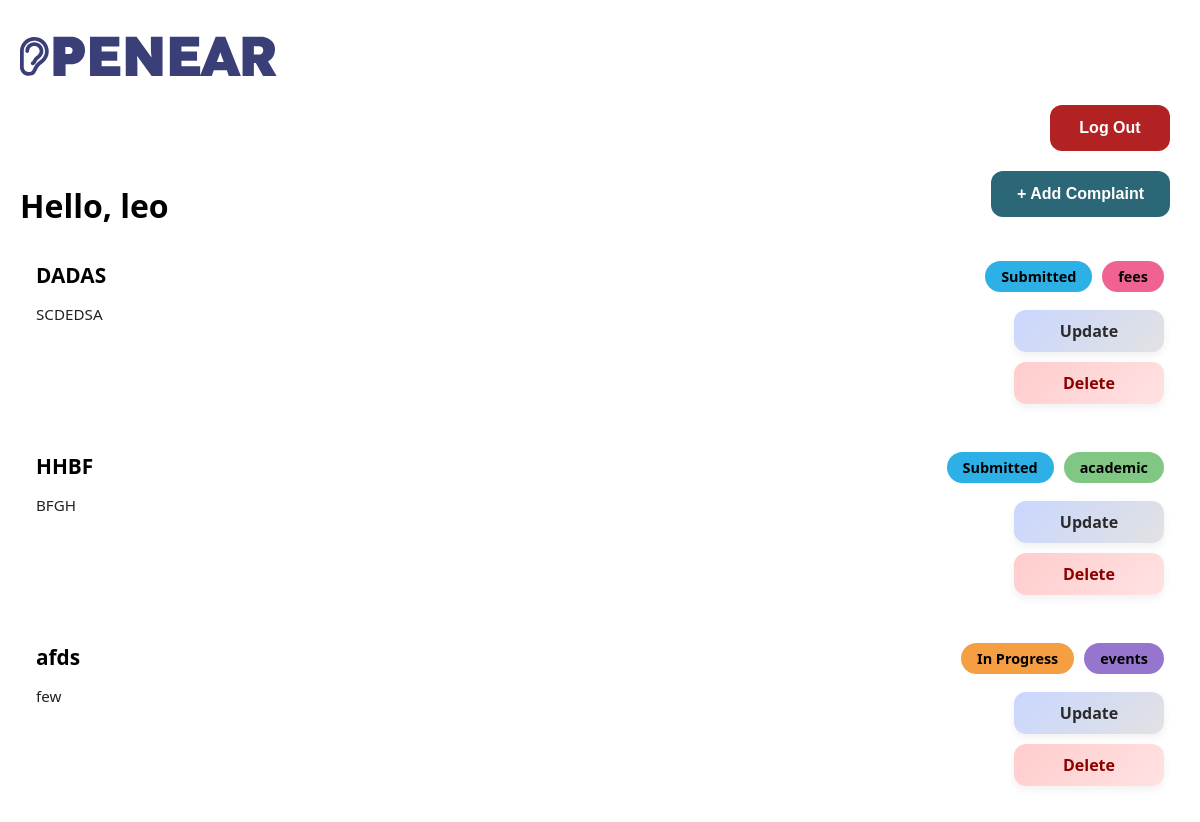
Screenshot of /home (signed in) with the database file from the repository.
### main.py (models this page shows)
class Users(UserMixin, db.Model):
    __tablename__ = 'users'
    id = db.Column(db.Integer, primary_key = True)
    username = db.Column(db.String(200), unique=True, nullable = False)
    password = db.Column(db.String(200), nullable = False)
    email = db.Column(db.String(80), unique=True, nullable = False)
    roles = db.relationship('Role', secondary = roles_users, backref = 'users')

class Complaint(db.Model):
    __tablename__ = 'complaint'
    complaint_id = db.Column(db.Integer, primary_key = True)
    complaint_headline = db.Column(db.String(120), nullable = False)
    complaint_text = db.Column(db.String(500), nullable = False)
    complaint_type = db.Column(db.String(50), nullable = False)
    complaint_status = db.Column(db.String(50), nullable = False, default = 'Submitted')
    user_id = db.Column(db.Integer, db.ForeignKey('users.id'), nullable = False)
    user = db.relationship("Users", backref = "complaints")

### main.py (the view)
@app.route('/home')
@login_required
def home():  # Home page
    role_names = [role.name for role in current_user.roles]
    if 'Teacher' in role_names:
        comp = Complaint.query.all()
    else:     # For Student or Parent, only show their own complaints
        comp = Complaint.query.filter_by(user_id=current_user.id).all()
    return render_template('home.html', complaints=comp, role_names=role_names)

### main.py (called while the page is built)
@login_manager.user_loader
def load_user(user_id):
    return Users.query.get(int(user_id))

### templates/home.html (shortened to what this page needs)
<!DOCTYPE html>
<html lang="en">
<head>
    <link rel="stylesheet" href="{{ url_for('static', filename='home.css') }}">
</head>
<body>
     <header>
        <div class="logo">
           <a href="{{ url_for('index') }}">
            <img src="{{ url_for('static', filename='images/openear_logo.svg') }}" alt="Openear">
        </a>
    </div>
</header>
    <div class="header">
        <button class="top-right" onclick="location.href='/logout'">Log Out</button>
        <h1>Hello, {{ current_user.username }}</h1>
        <button class="bottom-right" onclick="location.href='/adddata'">+ Add Complaint</button>
    </div>
    {% set role_names = [] %}
    <div class="card-container">
        {% for complaint in complaints %}
        <div class="complaint-card {{ complaint.complaint_type | lower }}">
            <div class="card-left">
                <h3 class="heading">{{ complaint.complaint_headline }}</h3>
                <p class="description">{{ complaint.complaint_text }}</p>
            </div>
            <div class="card-right">
                <div class="badge-row">
                    <span class="status-badge {{ complaint.complaint_status | lower | replace(' ', '-') }}">
                        {{ complaint.complaint_status }}
                    </span>
                    <span class="category-badge {{ complaint.complaint_type | lower }}">
                        {{ complaint.complaint_type }}
                    </span>
                </div>
                {% if 'Teacher' in role_names %}
                    <a class="card-btn" href="{{ url_for('update_status', complaint_id=complaint.complaint_id) }}">Update</a>
                    <a class="card-btn delete" href="/delete/{{ complaint.complaint_id }}">Delete</a>
                {% endif %}
            </div>
    </div>
    {% endfor %}
</div>
</body>
</html>

### static/home.css (style rules this page uses)
body { font-family: 'Segoe UI', Tahoma, Geneva, Verdana, sans-serif; background-image: url("/static/images/website bg.svg"); background-size: cover; background-repeat: no-repeat; background-position: center; background-attachment: fixed; margin: 0; padding: 20px; }
.header { display: grid; grid-template-columns: 1fr 1fr; grid-template-rows: 1fr 1fr; height: 120px; margin-bottom: 30px; }
.header h1 { grid-column: 1; grid-row: 2; margin: 0; align-self: end; }
.header .top-right { grid-column: 2; grid-row: 1; justify-self: end; align-self: start; margin-top: -5px; background-color: #b22222; color: white; border: 2px solid transparent; padding: 12px 24px; border-radius: 12px; font-weight: 600; font-size: 1rem; width: auto; min-width: 120px; margin: 10px; cursor: pointer; transition: all 0.3s ease; }
.header .bottom-right { grid-column: 2; grid-row: 2; justify-self: end; align-self: end; }
button { background-color: #2b6777; color: white; border: 2px solid transparent; padding: 12px 24px; border-radius: 12px; font-weight: 600; font-size: 1rem; width: auto; min-width: 120px; margin: 10px; cursor: pointer; transition: all 0.3s ease; }
.card-container { display: flex; flex-direction: column; gap: 16px; }
.complaint-card { display: flex; justify-content: space-between; align-items: flex-start; background-color: #ffffffB3; border-radius: 16px; padding: 16px; }
.card-left { flex-grow: 1; }
.card-left .heading { font-size: 1.3rem; font-weight: bold; margin: 0; }
.card-left .description { font-size: 0.95rem; color: #222; }
.card-right { display: flex; flex-direction: column; align-items: flex-end; gap: 10px; margin-left: 20px; }
.badge-row { display: flex; gap: 10px; margin-bottom: 8px; }
.category-badge, .status-badge { background-color: #bdbdbd; color: black; padding: 6px 16px; border-radius: 999px; font-size: 0.9rem; font-weight: bold; white-space: nowrap; text-align: center; }
.status-badge.submitted { background-color: #2cb0e5; }
.status-badge.in-progress { background-color: #f59e42; }
.category-badge.academic { background-color: #81c784; }
.category-badge.fees { background-color: #f06292; }
.category-badge.events { background-color: #9575cd; }
.card-btn { display: inline-block; background: linear-gradient(135deg, #c9d6ff, #e2e2e2); color: #2b2b2b; text-align: center; padding: 10px 20px; border-radius: 12px; font-weight: 600; text-decoration: none; width: 110px; border: none; transition: all 0.3s ease; box-shadow: 0 4px 8px rgba(0,0,0,0.06); }
.card-btn.delete { background: linear-gradient(135deg, #ffcccc, #ffe2e2); color: #8b0000; }

### rows the page displays
Users: username "leo"
Complaint: complaint_headline "DADAS", complaint_text "SCDEDSA", complaint_status "Submitted", complaint_type "fees"
Complaint: complaint_headline "HHBF", complaint_text "BFGH", complaint_status "Submitted", complaint_type "academic"
Complaint: complaint_headline "afds", complaint_text "few", complaint_status "In Progress", complaint_type "events"
